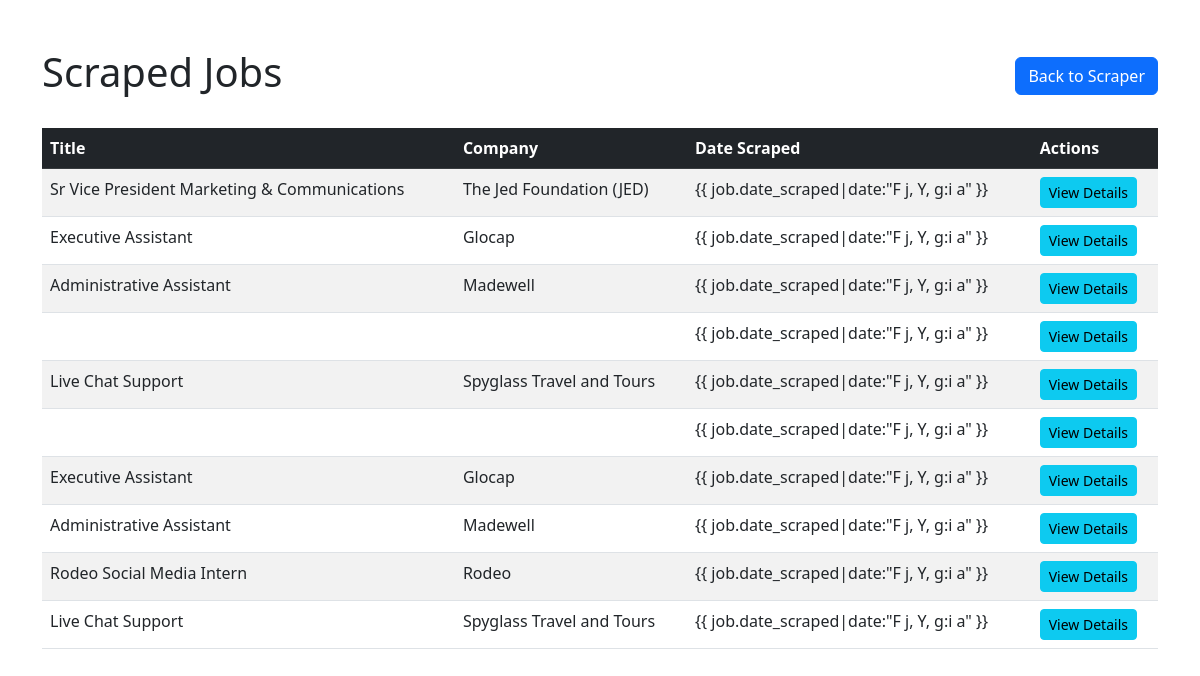
Screenshot of /jobs/ with the database file from the repository.
### scraper/models.py (models this page shows, shortened)
class Job(models.Model):
    title = models.CharField(max_length=200)
    company = models.CharField(max_length=200)
    location = models.CharField(max_length=200)
    description = models.TextField()
    date_scraped = models.DateTimeField(auto_now_add=True)
    class Meta:
        ordering = ['-date_scraped']

### scraper/views.py (the view)
# urls.py: path('jobs/', views.job_list, name='job_list'),
def job_list(request):
    jobs = Job.objects.all()
    return render(request, 'scraper/job_list.html', {'jobs': jobs})

### scraper/templates/scraper/job_list.html (shortened to what this page needs)
<!DOCTYPE html>
<html lang="en">
	<head>
		<link
			href="https://cdn.jsdelivr.net/npm/bootstrap@5.3.0-alpha1/dist/css/bootstrap.min.css"
			rel="stylesheet"
		/>
	</head>
	<body>
		<div class="container mt-5">
			<div class="row mb-4">
				<div class="col-md-12">
					<div
						class="d-flex justify-content-between align-items-center"
					>
						<h1>Scraped Jobs</h1>
						<a
							href="{% url 'index' %}"
							class="btn btn-primary"
							>Back to Scraper</a
						>
					</div>
				</div>
			</div>
			<div class="row">
				<div class="col-md-12">
					{% if jobs %}
					<div class="table-responsive">
						<table class="table table-striped table-hover">
							<thead class="table-dark">
								<tr>
									<th>Title</th>
									<th>Company</th>
									<th>Date Scraped</th>
									<th>Actions</th>
								</tr>
							</thead>
							<tbody>
								{% for job in jobs %}
								<tr>
									<td>{{ job.title }}</td>
									<td>{{ job.company }}</td>
									<td>
										{{ job.date_scraped|date:"F j, Y, g:i a"
										}}
									</td>
									<td>
										<button
											type="button"
											class="btn btn-sm btn-info"
											data-bs-toggle="modal"
											data-bs-target="#jobModal{{ job.id }}"
										>
											View Details
										</button>
									</td>
								</tr>
								{% endfor %}
							</tbody>
						</table>
					</div>
					 {% else %}
					<div class="alert alert-info">
						No jobs have been scraped yet.
						<a href="{% url 'index' %}">Start scraping</a> to see
						results here.
					</div>
					{% endif %}
				</div>
			</div>
		</div>
	</body>
</html>

### rows the page displays
Job: title "Sr Vice President Marketing & Communications", company "The Jed Foundation (JED)"
Job: title "Executive Assistant", company "Glocap"
Job: title "Administrative Assistant", company "Madewell"
Job: title "Live Chat Support", company "Spyglass Travel and Tours"
Job: title "Executive Assistant", company "Glocap"
Job: title "Administrative Assistant", company "Madewell"
Job: title "Rodeo Social Media Intern", company "Rodeo"
Job: title "Live Chat Support", company "Spyglass Travel and Tours"
